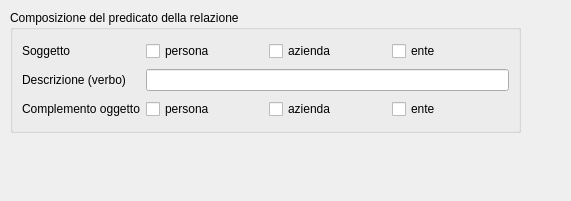
<?xml version="1.0" encoding="UTF-8"?>
<ui version="4.0">
 <class>MainWindow</class>
 <widget class="QMainWindow" name="MainWindow">
  <property name="geometry">
   <rect>
    <x>0</x>
    <y>0</y>
    <width>571</width>
    <height>201</height>
   </rect>
  </property>
  <property name="windowTitle">
   <string>Relazione</string>
  </property>
  <property name="searchcolumns" stdset="0">
   <string>psx,asx,esx,descrizione,pdx,asx,esx</string>
  </property>
  <widget class="QWidget" name="centralwidget">
   <widget class="QGroupBox" name="groupBox">
    <property name="geometry">
     <rect>
      <x>10</x>
      <y>10</y>
      <width>511</width>
      <height>123</height>
     </rect>
    </property>
    <property name="title">
     <string>Composizione del predicato della relazione</string>
    </property>
    <layout class="QGridLayout" name="gridLayout">
     <item row="0" column="0">
      <widget class="QLabel" name="label_2">
       <property name="text">
        <string>Soggetto</string>
       </property>
      </widget>
     </item>
     <item row="0" column="1">
      <widget class="QCheckBox" name="checkBox">
       <property name="text">
        <string>persona</string>
       </property>
       <property name="column" stdset="0">
        <string>psx</string>
       </property>
       <property name="search" stdset="0">
        <bool>true</bool>
       </property>
      </widget>
     </item>
     <item row="0" column="2">
      <widget class="QCheckBox" name="checkBox_2">
       <property name="text">
        <string>azienda</string>
       </property>
       <property name="column" stdset="0">
        <string>asx</string>
       </property>
       <property name="search" stdset="0">
        <bool>true</bool>
       </property>
      </widget>
     </item>
     <item row="0" column="3">
      <widget class="QCheckBox" name="checkBox_3">
       <property name="text">
        <string>ente</string>
       </property>
       <property name="column" stdset="0">
        <string>esx</string>
       </property>
       <property name="search" stdset="0">
        <bool>true</bool>
       </property>
      </widget>
     </item>
     <item row="1" column="0">
      <widget class="QLabel" name="label">
       <property name="text">
        <string>Descrizione (verbo)</string>
       </property>
      </widget>
     </item>
     <item row="1" column="1" colspan="3">
      <widget class="QLineEdit" name="lineEdit">
       <property name="search" stdset="0">
        <bool>true</bool>
       </property>
       <property name="column" stdset="0">
        <string>descrizione</string>
       </property>
      </widget>
     </item>
     <item row="2" column="0">
      <widget class="QLabel" name="label_3">
       <property name="text">
        <string>Complemento oggetto</string>
       </property>
      </widget>
     </item>
     <item row="2" column="1">
      <widget class="QCheckBox" name="checkBox_4">
       <property name="text">
        <string>persona</string>
       </property>
       <property name="column" stdset="0">
        <string>pdx</string>
       </property>
       <property name="search" stdset="0">
        <bool>true</bool>
       </property>
      </widget>
     </item>
     <item row="2" column="2">
      <widget class="QCheckBox" name="checkBox_5">
       <property name="text">
        <string>azienda</string>
       </property>
       <property name="column" stdset="0">
        <string>adx</string>
       </property>
       <property name="search" stdset="0">
        <bool>true</bool>
       </property>
      </widget>
     </item>
     <item row="2" column="3">
      <widget class="QCheckBox" name="checkBox_6">
       <property name="text">
        <string>ente</string>
       </property>
       <property name="column" stdset="0">
        <string>edx</string>
       </property>
       <property name="search" stdset="0">
        <bool>true</bool>
       </property>
      </widget>
     </item>
    </layout>
   </widget>
  </widget>
 </widget>
 <resources/>
 <connections/>
</ui>
